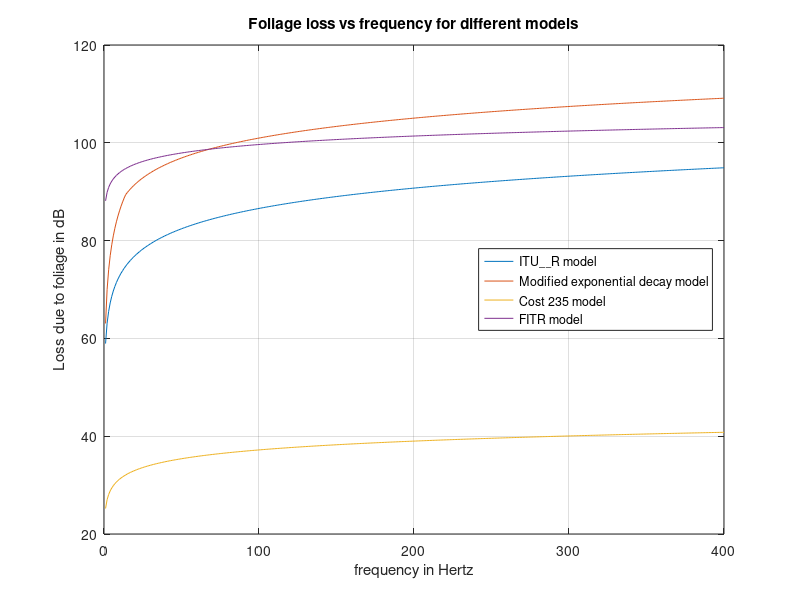

This chart was generated by the following MATLAB code:

d=1:400;

f=73e9;

L=0.2*(f^0.3)*(d.^0.6);  %ITU-R model 
plot(d,10*log(L));
hold on

for ii=1:length(d)
if d(ii)<14 
   L2(ii)=0.45*f^0.284 .*d(ii) ;
elseif d(ii)>=14   
    L2(ii)=1.33*(f^0.284)*(d(ii).^0.588); %modified exponential decay model 
end
end
    plot(d,10*log(L2));
    hold on

L3 = 15.6*(f^-0.009)*(d.^0.26);%Cost 235 model 
plot(d,10*log(L3))
hold on

L4=0.39*(f^0.39)*d.^0.25; % FITU-R model 
plot(d,10*log(L4))
grid on 
hold on

xlabel('frequency in Hertz');
ylabel('Loss due to foliage in dB')
title('Foliage loss vs frequency for different models')
legend('ITU__R model','Modified exponential decay model','Cost 235 model','FITR model','location','east')

